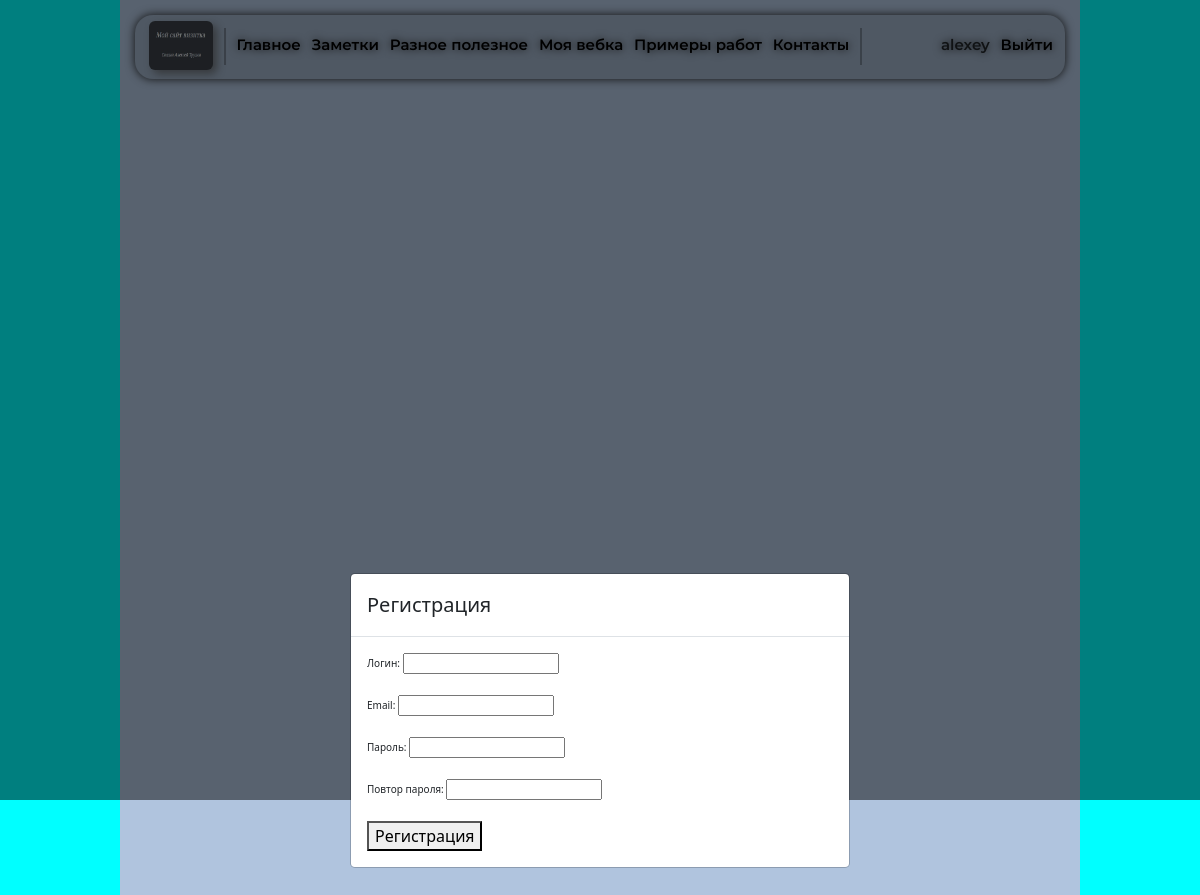
The page /register/ (signed in) on the database its author committed.
### main/models.py (models this page shows)
class Menu(models.Model):
    menu_item = models.CharField(max_length=255)
    urls = models.CharField(max_length=255)
    icon = models.CharField(max_length=255, blank=True)
    class Meta:
        verbose_name = 'Меню'
        verbose_name_plural = 'Меню'
        ordering = ['pk', 'menu_item']

### main/views.py (the view, shortened to what this page needs)
# urls.py: path('register/', RegisterUser.as_view(), name='registration'),
class RegisterUser(CreateView):
    form_class = RegisterUserForm
    template_name = 'main/register.html'
    success_url = 'main/login.html'
    context_object_name = 'posts'
    def get_context_data(self, **kwargs):
        context = super().get_context_data(**kwargs)
        context['title'] = 'Регистрация'
        context['head_1'] = 'main/head-1.html'
        context['menu'] = list(Menu.objects.prefetch_related('tags').all())
        return context

### main/forms.py
class RegisterUserForm(UserCreationForm):
    username = forms.CharField(label='Логин', widget=forms.TextInput(attrs={'class': 'form-input'}))
    email = forms.EmailField(label='Email', widget=forms.TextInput(attrs={'class': 'form-input'}))
    password1 = forms.CharField(label='Пароль', widget=forms.PasswordInput(attrs={'class': 'form-input'}))
    password2 = forms.CharField(label='Повтор пароля', widget=forms.PasswordInput(attrs={'class': 'form-input'}))
    class Meta:
        model = User
        fields = ('username', 'email', 'password1', 'password2')

### main/templates/main/register.html (shortened to what this page needs)
{% extends 'main/base.html' %}
{% load static %}
{% block main %}
  <div class="modal fade" id="staticBackdrop" tabindex="-1" data-bs-backdrop="static" data-bs-keyboard="false" aria-labelledby="exampleModalLabel" aria-hidden="true">
    <div class="modal-dialog modal-dialog-centered">
      <div class="modal-content">
        <div class="modal-header">
          <h5 class="modal-title" id="staticBackdropLabel">Регистрация</h5>
        </div>
        <div class="modal-body">
          <form method="post">
            {% for f in form %}
              <p style="font-size: 10px">
                <label style="font-size: 10px" class="form-label" for="{{ f.id_for_label }}">{{ f.label }}: </label>
                {{ f }}
              </p>
            {% endfor %}
            <button type="submit">Регистрация</button>
          </form>
        </div>
      </div>
    </div>
  </div>
{% endblock %}

### main/templates/main/head-1.html (shortened to what this page needs)
{% load static %}
<div class="raw col-12">
  <div class="head">
    <div class="logo">
      <a href="{% url 'home' %}">
        <img class="logo_img" src="{% static 'main/img/logo1.png' %}" alt="logo">
      </a>
    </div>
    <div class="menu-vert-line">
      <img src="{% static 'main/img/Линия 1-vert-line-.png' %}" alt="logo">
    </div>
    <div class="main-menu-left">
      {% for m in menu %}
      <div class="menu" title="menu">
        <a href="{% url m.urls %}">
          <p class="menu-left">{{ m.menu_item }}</p>
        </a>
      </div>
      {% endfor %}
    </div>
    <div class="menu-vert-line">
      <img src="{% static 'main/img/Линия 1-vert-line-.png' %}" alt="logo">
    </div>
    <div class="main-menu-right">
      {% if request.user.is_authenticated %}
      <div class="menu-log">
          <p class="menu-right">{{ user.username }}</p>
      </div>
      <div class="menu-log">
        <a href="{% url 'logout' %}">
          <p class="menu-right">Выйти</p>
        </a>
      </div>
      {% endif %}
    </div>
  </div>
</div>

### main/static/main/css/main-header.css (style rules this page uses)
body { padding: 0px; margin: 0px; border: none; background-color: aqua; }
*, *::before, *::after { box-sizing: border-box; }
.head { display: flex; margin: 20px 20px 0 20px; font-family: Montserrat, sans-serif; font-size: 20px; font-weight: 600; line-height: 24px; overflow: hidden; background-color: #9EB0C6; border-radius: 18px; -webkit-filter: drop-shadow(0 0 5px #202020); filter: drop-shadow(0 0 5px #202020); }
.logo { margin: 6px 2vw 9px 14px; }
.logo a img { border-radius: 6px; width: 64px; height: 49px; opacity: 70%; }
.logo_img { -webkit-filter: drop-shadow(4px 4px 4px #575757); filter: drop-shadow(4px 4px 4px #575757); }
.main-menu-left { display: flex; }
.main-menu-right { display: flex; flex-direction: row; justify-content: flex-end; margin-left: auto; }
.menu-vert-line { margin-top: 13px; margin-right: 2.1vw; }
.menu { display: block; position: relative; margin-right: 2.1vw; margin-top: 19px; color: black; }
.menu-log { display: block; position: relative; margin-top: 19px; }
.menu-log:last-child { margin-left: 1.5vw; margin-right: 1vw; }
.menu a, .menu-log a { text-decoration: none; color: black; font-size: 1em; }
.menu-right, .menu-left { -webkit-filter: drop-shadow(0 0 4px #202020); filter: drop-shadow(0 0 4px #202020); }

### main/static/main/css/main-main.css (style rules this page uses)
.head { font-family: Montserrat, sans-serif; line-height: 29px; }

### main/static/main/css/adaptiv-style.css (style rules this page uses)
@media screen and (max-width: 1800px) { .head { font-size: 19px; margin: 19px 19px 0 19px; line-height: 27px; } }
@media screen and (max-width: 1800px) { .logo { margin: 6px 1.7vw 9px 14px; } }
@media screen and (max-width: 1800px) { .menu-vert-line { margin-top: 13px; margin-right: 1.8vw; } }
@media screen and (max-width: 1800px) { .menu { margin-right: 1.8vw; } }
@media screen and (max-width: 1800px) { .menu-log:last-child { margin-left: 1.5vw; margin-right: 1vw; } }
@media screen and (max-width: 1650px) { .head { font-size: 18px; margin: 18px 18px 0 18px; line-height: 25px; } }
@media screen and (max-width: 1650px) { .logo { margin: 6px 1.5vw 9px 14px; } }
@media screen and (max-width: 1650px) { .menu-vert-line { margin-top: 13px; margin-right: 1.5vw; } }
@media screen and (max-width: 1650px) { .menu { margin-right: 1.5vw; } }
@media screen and (max-width: 1650px) { .menu-log:last-child { margin-left: 1.5vw; margin-right: 1vw; } }
@media screen and (max-width: 1500px) { .head { font-size: 17px; margin: 17px 17px 0 17px; line-height: 23px; } }
@media screen and (max-width: 1500px) { .logo { margin: 6px 1.3vw 9px 14px; } }
@media screen and (max-width: 1500px) { .menu-vert-line { margin-top: 13px; margin-right: 1.3vw; } }
@media screen and (max-width: 1500px) { .menu { margin-right: 1.3vw; } }
@media screen and (max-width: 1500px) { .menu-log:last-child { margin-left: 1.3vw; margin-right: 1vw; } }
@media screen and (max-width: 1380px) { .head { font-size: 16px; margin: 16px 16px 0 16px; line-height: 21px; } }
@media screen and (max-width: 1380px) { .logo { margin: 6px 1.1vw 9px 14px; } }
@media screen and (max-width: 1380px) { .menu-vert-line { margin-top: 13px; margin-right: 1.1vw; } }
@media screen and (max-width: 1380px) { .menu { margin-right: 1.1vw; } }
@media screen and (max-width: 1380px) { .menu-log:last-child { margin-left: 1.1vw; margin-right: 1vw; } }
@media screen and (max-width: 1285px) { .head { font-size: 15px; margin: 15px 15px 0 15px; line-height: 21px; } }
@media screen and (max-width: 1285px) { .logo { margin: 6px 0.9vw 9px 14px; } }
@media screen and (max-width: 1285px) { .menu-vert-line { margin-top: 13px; margin-right: 0.9vw; } }
@media screen and (max-width: 1285px) { .menu { margin-right: 0.9vw; } }
@media screen and (max-width: 1285px) { .menu-log:last-child { margin-left: 0.9vw; margin-right: 1vw; } }

### rows shown on the page
Menu: menu_item "Главное"
Menu: menu_item "Заметки"
Menu: menu_item "Разное полезное"
Menu: menu_item "Моя вебка"
Menu: menu_item "Примеры работ"
Menu: menu_item "Контакты"

### other values the page prints
{{ user.username }} "alexey"
{{ f.label }} "Логин" "Email" "Пароль" "Повтор пароля"
